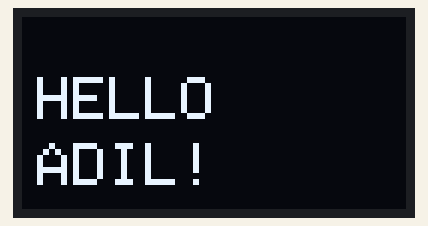
Recording of a program running on a simulated ESP32. Parts: 128×64 one-colour display.

Above: at 0.1 s.

The program:

main.cpp
```cpp
#include <Arduino.h>
#include <Wire.h>
#include <Adafruit_GFX.h>
#include <Adafruit_SSD1306.h>

#define SCREEN_WIDTH 128
#define SCREEN_HEIGHT 64

Adafruit_SSD1306 display(
    SCREEN_WIDTH, SCREEN_HEIGHT, &Wire, -1
);

void setup() {
    Wire.begin(21, 22);

    if (!display.begin(
        SSD1306_SWITCHCAPVCC, 0x3C
    )) {
        while (true) {
            delay(100);
        }
    }

    display.clearDisplay();
    display.setTextSize(2);
    display.setTextColor(SSD1306_WHITE);
    display.setCursor(5, 20);
    display.println("HELLO");
    display.setCursor(5, 42);
    display.println("ADIL!");
    display.display();
}

void loop() {
}
```
